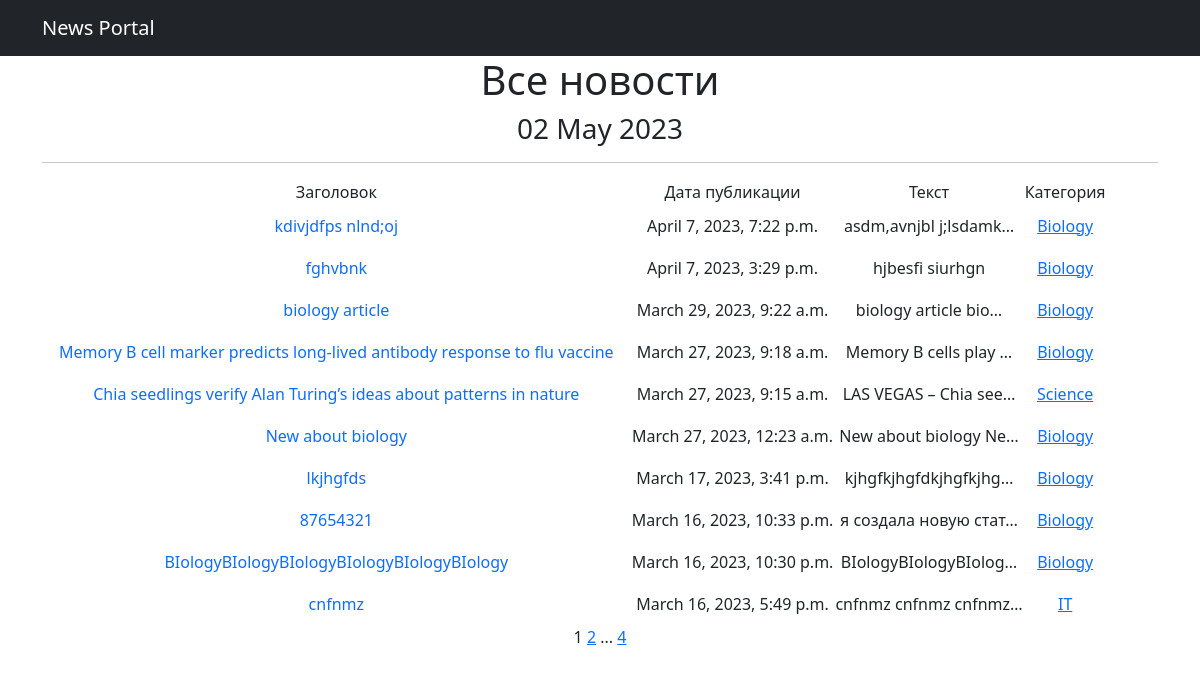
/posts/, run on the app's committed database.
### news/models.py (models this page shows, shortened)
class Post(models.Model):
    author = models.ForeignKey(Author, on_delete=models.CASCADE)
    NEWS = 'NW'
    ARTICLE = 'AR'
    CATEGORY_CHOICES = (
        (NEWS, 'Новость'),
        (ARTICLE, 'Статья'),
    )
    categoryType = models.CharField(max_length=2, choices=CATEGORY_CHOICES, default=ARTICLE)
    dateCreation = models.DateTimeField(auto_now_add=True)
    category = models.ManyToManyField(Category, through='PostCategory')
    title = models.CharField(max_length=128)
    text = models.TextField()
    rating = models.SmallIntegerField(default=0)

class Category(models.Model):
    name = models.CharField(max_length=64, unique=True)
    subscribers = models.ManyToManyField(User, related_name='categories')
    def __str__(self):
        return self.name

### news/views.py (the view)
# urls.py: path('', cache_page(60)(PostsList.as_view()), name='posts_list'),
class PostsList(ListView):
    model = Post
    ordering = '-dateCreation'
    template_name = 'posts.html'
    context_object_name = 'posts'
    paginate_by = 10
    def get_context_data(self, **kwargs):
        context = super().get_context_data(**kwargs)
        context['time_now'] = datetime.utcnow()
        return context

### news/templatetags/custom_filters.py (called while the page is built)
@register.filter()
def censor(text):
    stop_words = ('bad', 'boring')
    for word in text.split():
        if word.lower() in stop_words:
            text = text.replace(word, f"{word[0]}{'*' * (len(word) - 1)}")
    return text

### templates/posts.html (shortened to what this page needs)
{% extends 'flatpages/default.html' %}
{% load custom_filters %}
{% block content %}
   <h1>Все новости </h1>
   <h3>{{ time_now|date:'d M Y' }}</h3>
   <hr>
   {% if posts %}
       <table>
           <tr>
               <td>
                   Заголовок
               </td>
               <td>
                   Дата публикации
               </td>
               <td>
                   Текст
               </td>
               <td>
                   Категория
               </td>
           </tr>
           {% for post in posts %}
           <tr>
               <td>
                   <a class="nav-link" href="{% url 'post_detail' post.id %}">{{ post.title|censor }}</a>
               </td>
               <td>
                   {{ post.dateCreation }}
               </td>
               <td>
                   {{ post.text|censor|truncatechars:21 }}
               </td>
               <td>
                   {% for category in post.category.all %}
                   <a href="{% url 'category_list' category.id %}">{{ category }}</a>
                   {% endfor %}
               </td>
               <td>
                </td>
           </tr>
           {% endfor %}
       </table>
   {% else %}
       <h2>Постов нет!</h2>
   {% endif %}
   {{ page_obj.number }}
   {% if page_obj.has_next %}
       <a href="?page={{ page_obj.next_page_number }}">{{ page_obj.next_page_number }}</a>
       {% if paginator.num_pages != page_obj.next_page_number %}
           ...
           <a href="?page={{ page_obj.paginator.num_pages }}">{{ page_obj.paginator.num_pages }}</a>
       {% endif %}
   {% endif %}
{% endblock content %}

### data on the page
Post: title|censor "kdivjdfps nlnd;oj", dateCreation "April 7, 2023, 7:22 p.m.", text|censor "asdm,avnjbl j;lsdamk…"
Category: name "Biology"
Post: title|censor "fghvbnk", dateCreation "April 7, 2023, 3:29 p.m.", text|censor "hjbesfi siurhgn"
Post: title|censor "biology article", dateCreation "March 29, 2023, 9:22 a.m.", text|censor "biology article bio…"
Post: title|censor "Memory B cell marker predicts long-lived antibody response to flu vaccine", dateCreation "March 27, 2023, 9:18 a.m.", text|censor "Memory B cells play …"
Post: title|censor "Chia seedlings verify Alan Turing’s ideas about patterns in nature", dateCreation "March 27, 2023, 9:15 a.m.", text|censor "LAS VEGAS – Chia see…"
Category: name "Science"
Post: title|censor "New about biology", dateCreation "March 27, 2023, 12:23 a.m.", text|censor "New about biology Ne…"
Post: title|censor "lkjhgfds", dateCreation "March 17, 2023, 3:41 p.m.", text|censor "kjhgfkjhgfdkjhgfkjhg…"
Post: title|censor "87654321", dateCreation "March 16, 2023, 10:33 p.m.", text|censor "я создала новую стат…"
Post: title|censor "BIologyBIologyBIologyBIologyBIologyBIology", dateCreation "March 16, 2023, 10:30 p.m.", text|censor "BIologyBIologyBIolog…"
Post: title|censor "cnfnmz", dateCreation "March 16, 2023, 5:49 p.m.", text|censor "cnfnmz cnfnmz cnfnmz…"
Category: name "IT"

### other printed values
{{ time_now|date:'d M Y' }} "02 May 2023"
{{ page_obj.number }} "1"
{{ page_obj.next_page_number }} "2"
{{ page_obj.paginator.num_pages }} "4"
